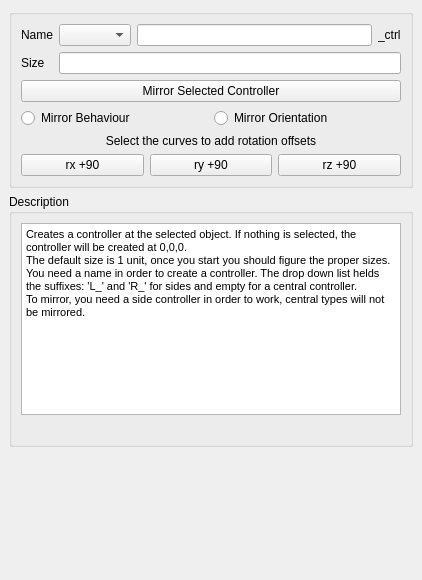
<?xml version="1.0" encoding="UTF-8"?>
<ui version="4.0">
 <class>mainWindow</class>
 <widget class="QMainWindow" name="mainWindow">
  <property name="geometry">
   <rect>
    <x>0</x>
    <y>0</y>
    <width>422</width>
    <height>580</height>
   </rect>
  </property>
  <property name="windowTitle">
   <string>Animation Controlers</string>
  </property>
  <widget class="QWidget" name="mainWidget">
   <layout class="QVBoxLayout" name="verticalLayout">
    <item>
     <widget class="QGroupBox" name="masksGrp">
      <property name="enabled">
       <bool>true</bool>
      </property>
      <property name="sizePolicy">
       <sizepolicy hsizetype="Preferred" vsizetype="Preferred">
        <horstretch>0</horstretch>
        <verstretch>0</verstretch>
       </sizepolicy>
      </property>
      <property name="maximumSize">
       <size>
        <width>16777215</width>
        <height>1000</height>
       </size>
      </property>
      <property name="title">
       <string/>
      </property>
      <layout class="QVBoxLayout" name="verticalLayout_4">
       <item>
        <layout class="QVBoxLayout" name="verticalLayout_2">
         <item>
          <layout class="QGridLayout" name="gridLayout">
           <item row="0" column="0">
            <widget class="QLabel" name="label_3">
             <property name="text">
              <string>Name</string>
             </property>
            </widget>
           </item>
           <item row="0" column="1">
            <widget class="QComboBox" name="inputConSide">
             <property name="sizePolicy">
              <sizepolicy hsizetype="Fixed" vsizetype="Fixed">
               <horstretch>0</horstretch>
               <verstretch>0</verstretch>
              </sizepolicy>
             </property>
             <property name="minimumSize">
              <size>
               <width>35</width>
               <height>20</height>
              </size>
             </property>
             <property name="editable">
              <bool>false</bool>
             </property>
            </widget>
           </item>
           <item row="0" column="2">
            <widget class="QLineEdit" name="inputConName">
             <property name="sizePolicy">
              <sizepolicy hsizetype="MinimumExpanding" vsizetype="Fixed">
               <horstretch>0</horstretch>
               <verstretch>0</verstretch>
              </sizepolicy>
             </property>
             <property name="minimumSize">
              <size>
               <width>100</width>
               <height>0</height>
              </size>
             </property>
            </widget>
           </item>
           <item row="0" column="3">
            <widget class="QLabel" name="label_2">
             <property name="text">
              <string>_ctrl</string>
             </property>
            </widget>
           </item>
           <item row="1" column="0">
            <widget class="QLabel" name="label">
             <property name="text">
              <string>Size</string>
             </property>
            </widget>
           </item>
           <item row="1" column="1" colspan="3">
            <widget class="QLineEdit" name="inputConSize"/>
           </item>
          </layout>
         </item>
         <item>
          <layout class="QGridLayout" name="conBtnGridLayout"/>
         </item>
        </layout>
       </item>
       <item>
        <widget class="QPushButton" name="mirrorConBtn">
         <property name="text">
          <string>Mirror Selected Controller</string>
         </property>
        </widget>
       </item>
       <item>
        <layout class="QHBoxLayout" name="horizontalLayout">
         <item>
          <widget class="QRadioButton" name="mirrorOptionRBtn1">
           <property name="text">
            <string>Mirror Behaviour</string>
           </property>
           <attribute name="buttonGroup">
            <string notr="true">mirrorRadioBtn</string>
           </attribute>
          </widget>
         </item>
         <item>
          <widget class="QRadioButton" name="mirrorOptionRBtn2">
           <property name="text">
            <string>Mirror Orientation</string>
           </property>
           <attribute name="buttonGroup">
            <string notr="true">mirrorRadioBtn</string>
           </attribute>
          </widget>
         </item>
        </layout>
       </item>
       <item>
        <widget class="QLabel" name="label_5">
         <property name="text">
          <string>Select the curves to add rotation offsets</string>
         </property>
         <property name="alignment">
          <set>Qt::AlignCenter</set>
         </property>
        </widget>
       </item>
       <item>
        <layout class="QGridLayout" name="gridLayout_2">
         <item row="0" column="0">
          <widget class="QPushButton" name="rxBtn">
           <property name="text">
            <string>rx +90</string>
           </property>
          </widget>
         </item>
         <item row="0" column="1">
          <widget class="QPushButton" name="ryBtn">
           <property name="text">
            <string>ry +90</string>
           </property>
          </widget>
         </item>
         <item row="0" column="2">
          <widget class="QPushButton" name="rzBtn">
           <property name="text">
            <string>rz +90</string>
           </property>
          </widget>
         </item>
        </layout>
       </item>
      </layout>
     </widget>
    </item>
    <item>
     <widget class="QGroupBox" name="groupBox">
      <property name="sizePolicy">
       <sizepolicy hsizetype="Minimum" vsizetype="Preferred">
        <horstretch>0</horstretch>
        <verstretch>0</verstretch>
       </sizepolicy>
      </property>
      <property name="minimumSize">
       <size>
        <width>30</width>
        <height>120</height>
       </size>
      </property>
      <property name="title">
       <string>Description</string>
      </property>
      <layout class="QVBoxLayout" name="verticalLayout_3">
       <item>
        <widget class="QTextEdit" name="description">
         <property name="readOnly">
          <bool>true</bool>
         </property>
         <property name="html">
          <string>&lt;!DOCTYPE HTML PUBLIC &quot;-//W3C//DTD HTML 4.0//EN&quot; &quot;http://www.w3.org/TR/REC-html40/strict.dtd&quot;&gt;
&lt;html&gt;&lt;head&gt;&lt;meta name=&quot;qrichtext&quot; content=&quot;1&quot; /&gt;&lt;style type=&quot;text/css&quot;&gt;
p, li { white-space: pre-wrap; }
&lt;/style&gt;&lt;/head&gt;&lt;body style=&quot; font-family:'MS Shell Dlg 2'; font-size:8.25pt; font-weight:400; font-style:normal;&quot;&gt;
&lt;p style=&quot; margin-top:0px; margin-bottom:0px; margin-left:0px; margin-right:0px; -qt-block-indent:0; text-indent:0px;&quot;&gt;&lt;span style=&quot; font-size:8pt;&quot;&gt;Creates a controller at the selected object. If nothing is selected, the controller will be created at 0,0,0.&lt;/span&gt;&lt;/p&gt;
&lt;p style=&quot; margin-top:0px; margin-bottom:0px; margin-left:0px; margin-right:0px; -qt-block-indent:0; text-indent:0px;&quot;&gt;&lt;span style=&quot; font-size:8pt;&quot;&gt;The default size is 1 unit, once you start you should figure the proper sizes. &lt;/span&gt;&lt;/p&gt;
&lt;p style=&quot; margin-top:0px; margin-bottom:0px; margin-left:0px; margin-right:0px; -qt-block-indent:0; text-indent:0px;&quot;&gt;&lt;span style=&quot; font-size:8pt;&quot;&gt;You need a name in order to create a controller. The drop down list helds the suffixes: 'L_' and 'R_' for sides and empty for a central controller.&lt;/span&gt;&lt;/p&gt;
&lt;p style=&quot; margin-top:0px; margin-bottom:0px; margin-left:0px; margin-right:0px; -qt-block-indent:0; text-indent:0px;&quot;&gt;&lt;span style=&quot; font-size:8pt;&quot;&gt;To mirror, you need a side controller in order to work, central types will not be mirrored.&lt;/span&gt;&lt;/p&gt;&lt;/body&gt;&lt;/html&gt;</string>
         </property>
        </widget>
       </item>
       <item>
        <widget class="QLabel" name="label_4">
         <property name="text">
          <string/>
         </property>
        </widget>
       </item>
      </layout>
     </widget>
    </item>
    <item>
     <spacer name="verticalSpacer">
      <property name="orientation">
       <enum>Qt::Vertical</enum>
      </property>
      <property name="sizeHint" stdset="0">
       <size>
        <width>20</width>
        <height>40</height>
       </size>
      </property>
     </spacer>
    </item>
   </layout>
  </widget>
 </widget>
 <resources/>
 <connections/>
 <buttongroups>
  <buttongroup name="mirrorRadioBtn"/>
 </buttongroups>
</ui>
